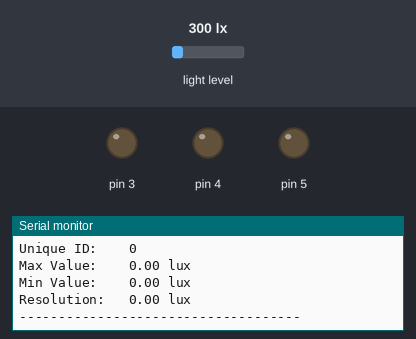
The sketch below on a simulated Arduino Uno, built with avr-gcc and run on an emulated ATmega328P. On the bench: output pins drawn as LEDs (lit = HIGH), the last lines printed to the serial monitor. Inputs (shaded band) come from the test bench; at power-on: light level 300 lx.

Above: at 1.8 s.
1.9 s: light level set to 40 lx
At 2.5 s:
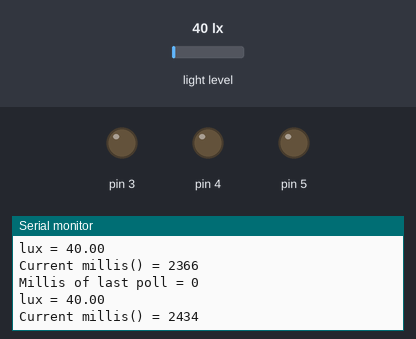
3.5 s: light level set to 500 lx
At 4.6 s:
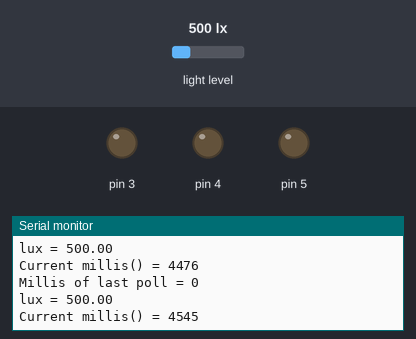
Timing chart, 0 to 6.5 s (numbered marks = the images above; inputs shaded):
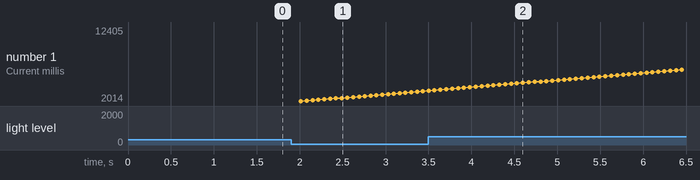

Measured:
- after the input at 1.9 s, the serial monitor: prints a new line after 0.17 s (image 1)

The sketch:

test_lux.ino
```cpp
#include <Wire.h>
#include <Adafruit_Sensor.h>
#include <Adafruit_TSL2561_U.h>

/* IC2 addr 0x39. If you set the ADDR pin high
   or low, use TSL2561_ADDR_HIGH (0x49) or TSL2561_ADDR_LOW
   (0x29) respectively.
*/

class Lightsensor: public Adafruit_TSL2561_Unified {
  private:
    byte readInterval;            // the time in seconds between readings

  public:
    sensors_event_t event;        // a structure defined in the unified sensor library which contains the measurements
/*
 *Constructor, also calls the base class constrcutor
 *
 */
  Lightsensor(byte seconds) : Adafruit_TSL2561_Unified(TSL2561_ADDR_FLOAT, 333) {  // initialize constructor with base class constructor
    readInterval = seconds;
  }

  void Update() {
    unsigned long currentMillis = millis();

    if((currentMillis - event.timestamp) >= (readInterval * 1000)) {
      getEvent(&event);
      }
    }

  void Configure() {
    enableAutoRange(true);                                       // set the gain to automatic
    setIntegrationTime(TSL2561_INTEGRATIONTIME_101MS);           // set the medium resolution and speed
  }

  void testprint() {
    unsigned long currentMillis = millis();

    if((currentMillis - event.timestamp) >= (readInterval * 1000)) {
      Serial.print("Current millis() = "); Serial.println(currentMillis);
      Serial.print("Millis of last poll = "); Serial.println(event.timestamp);
      Serial.print("lux = "); Serial.println(event.light);
      Serial.println();
    }
  }
};

Lightsensor testsensor = Lightsensor(2);  // initialize the sensor

/**************************************************************************/
/*
    Displays some basic information on this sensor from the unified
    sensor API sensor_t type (see Adafruit_Sensor for more information)
*/
/**************************************************************************/

void displaySensorDetails(void)
{
  sensor_t sensor;
  testsensor.getSensor(&sensor);
  Serial.println("------------------------------------");
  Serial.print  ("Sensor:       "); Serial.println(sensor.name);
  Serial.print  ("Driver Ver:   "); Serial.println(sensor.version);
  Serial.print  ("Unique ID:    "); Serial.println(sensor.sensor_id);
  Serial.print  ("Max Value:    "); Serial.print(sensor.max_value); Serial.println(" lux");
  Serial.print  ("Min Value:    "); Serial.print(sensor.min_value); Serial.println(" lux");
  Serial.print  ("Resolution:   "); Serial.print(sensor.resolution); Serial.println(" lux");
  Serial.println("------------------------------------");
  Serial.println("");
  delay(500);
}


/**************************************************************************/
/*
    Arduino setup function (automatically called at startup)
*/
/**************************************************************************/

void setup(void)
{
  /* Set the other attached pins so they don't float and cause issues */
  pinMode(4, OUTPUT);
  pinMode(5, OUTPUT);
  pinMode(3, OUTPUT);

  Serial.begin(9600);
  Serial.println("Light Sensor Test"); Serial.println("");

  testsensor.Configure();

  /* Initialise the sensor */
  //use tsl.begin() to default to Wire,
  //tsl.begin(&Wire2) directs api to use Wire2, etc.
  if(!testsensor.begin())
  {
    /* There was a problem detecting the TSL2561 ... check your connections */
    Serial.print("Ooops, no TSL2561 detected ... Check your wiring or I2C ADDR!");
    while(1);
  }

  displaySensorDetails();

}

/**************************************************************************/
/*
    Arduino loop function, called once 'setup' is complete (your own code
    should go here)
*/
/**************************************************************************/
void loop(void)
{
  testsensor.testprint();
  testsensor.Update();
//  Serial.print("lux = "); Serial.println(testsensor.event.light);
}
```
